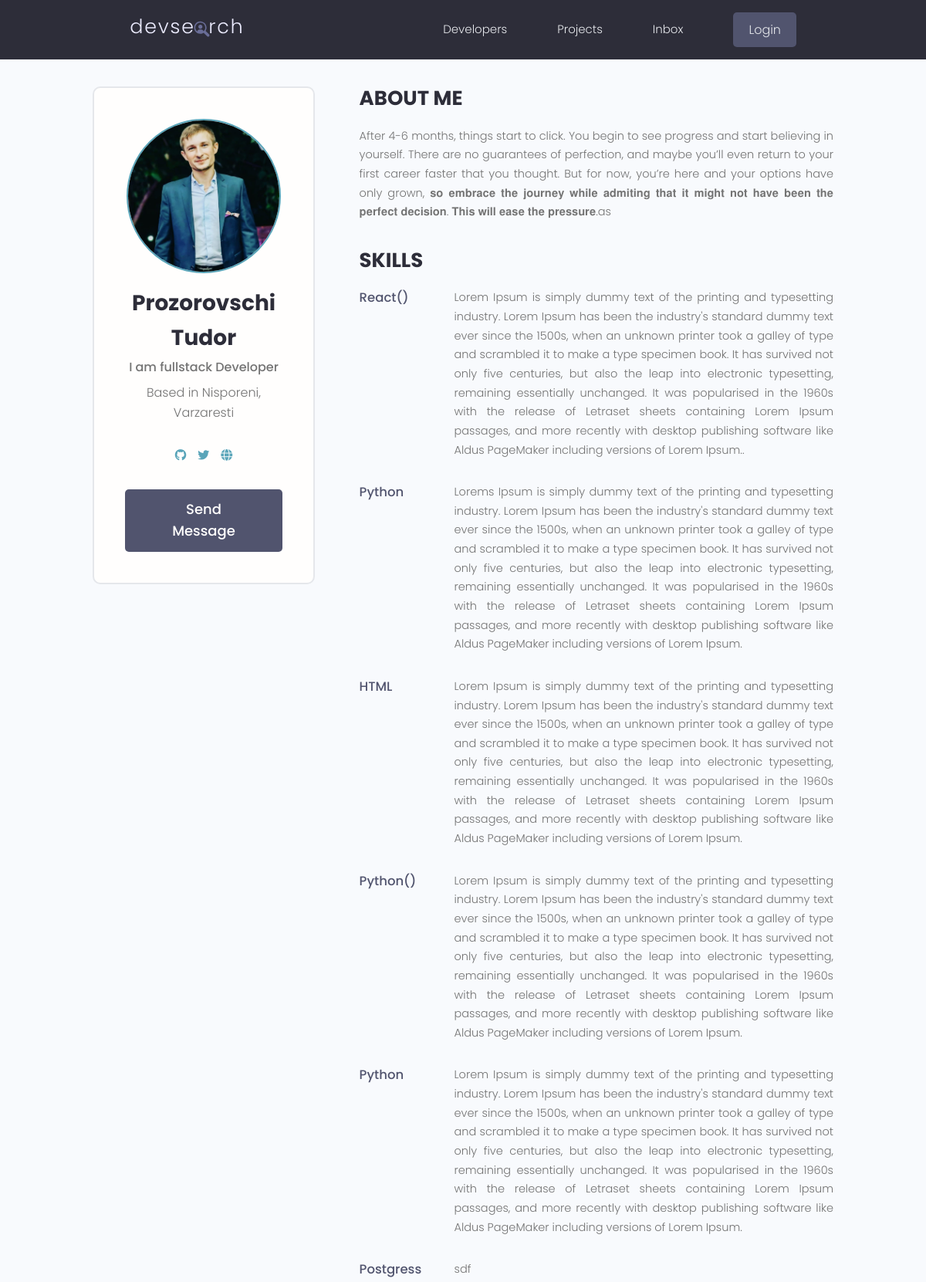
The app's page /profile/fed96fd8-a6b0-4423-92da-41cae641cfbb/ (upper part) with its own data.
### users/models.py (models this page shows, shortened)
class Profile(models.Model):
    user = models.OneToOneField(User, on_delete=models.CASCADE, null=True, blank=True)
    name = models.CharField(max_length=200, blank=True, null=True)
    email = models.EmailField(max_length=500, blank=True, null=True)
    username = models.CharField(max_length=200, blank=True, null=True)
    location = models.CharField(max_length=200, blank=True, null=True)
    short_intro = models.CharField(max_length=200, blank=True, null=True)
    bio = models.TextField(blank=True, null=True)
    profile_image = models.ImageField(
        null=True, blank=True, upload_to='profiles/', default="profiles/user-default.png")
    social_github = models.CharField(max_length=200, blank=True, null=True)
    social_twitter = models.CharField(max_length=200, blank=True, null=True)
    social_linkedin = models.CharField(max_length=200, blank=True, null=True)
    social_youtube = models.CharField(max_length=200, blank=True, null=True)
    social_website = models.CharField(max_length=200, blank=True, null=True)
    created = models.DateTimeField(auto_now_add=True)
    id = models.UUIDField(default=uuid.uuid4, unique=True,
                          primary_key=True, editable=False)

class Skill(models.Model):
    owner = models.ForeignKey(
        Profile, on_delete=models.CASCADE, null=True, blank=True)
    name = models.CharField(max_length=200, blank=True, null=True)
    description = models.TextField(null=True,blank=True)
    created = models.DateTimeField(auto_now_add=True)
    id = models.UUIDField(default=uuid.uuid4, unique=True,
                          primary_key=True, editable=False)
    def __str__(self):
        return str(self.name)

### users/views.py (the view)
# urls.py: path('profile/<str:pk>/', views.userProfile, name="user-profile"),
def userProfile(request, pk):
    profile = Profile.objects.get(id=pk)
    topSkills = profile.skill_set.exclude(description__exact="")
    otherSkills = profile.skill_set.filter(description="")
    context = {'profile': profile, 'topSkills': topSkills, 'otherSkills': otherSkills}
    return render(request, 'users/user-profile.html', context)

### projects/models.py (called while the page is built)
    def __str__(self):
        return self.name

### users/templates/users/user-profile.html (shortened to what this page needs)
{% extends 'main.html' %}
{% block content %}
<link rel="stylesheet" href="https://cdnjs.cloudflare.com/ajax/libs/font-awesome/6.0.0-beta3/css/all.min.css">
<main class="profile my-md">
    <div class="container">
        <div class="layout">
            <div class="column column--1of3">
                <div class="card text-center">
                    <div class="card__body dev">
              <img class="avatar avatar--xl" src="{{ profile.profile_image.url }}" />
                        <h2 class="dev__name">{{profile.name}}</h2>
                        <p class="dev__title">{{profile.short_intro}}</p>
                        <p class="dev__location">Based in {{profile.location}}</p>
                        <ul class="dev__social">
                            {% if profile.social_github %}
                            <li>
                  <a title="Github" href="{{profile.social_github}}" target="_blank"><i class="fab fa-github"></i></a>
                            </li>
                            {% endif %}
                            {% if profile.social_twitter %}
                            <li>
                  <a title="Twitter" href="{{profile.social_twitter}}" target="_blank"><i class="fab fa-twitter"></i></i></a>
                            </li>
                            {% endif %}
                            {% if profile.social_website %}
                            <li>
                  <a title="Personal Website" href="{{profile.social_website}}" target="_blank"><i class="fas fa-globe"></i></a>
                            </li>
                            {% endif %}
                        </ul>
              <a href="#" class="btn btn--sub btn--lg">Send Message </a>
                    </div>
                </div>
            </div>
            <div class="column column--2of3">
                <div class="devInfo">
                    <h3 class="devInfo__title">About Me</h3>
                    <p class="devInfo__about">{{profile.bio}}</p>
                </div>
                <div class="devInfo">
                    <h3 class="devInfo__title">Skills</h3>
                    <div class="devInfo__skills">
                        {% for skill in topSkills %}
                        <div class="devSkill">
                            <h4 class="devSkill__title">{{skill.name}}</h4>
                            <p class="devSkill__info">{{skill.description}}</p>
                        </div>
                        {% endfor %}
                    </div>
                </div>
            </div>
        </div>
    </div>
</main>
{% endblock content %}

### static/styles/app.css (style rules this page uses)
.btn--sub { background-color: var(--color-sub-light); }
.card { border: 2px solid var(--color-light); }
img { width: 100%; }
.profile .card > .dev { padding: 4rem; }
.dev__name { color: var(--color-sub); font-size: 2.8rem; font-weight: 700; margin-top: 1rem; margin-bottom: 0.5rem; }
.dev__title { font-size: 1.6rem; font-weight: 500; line-height: 1.3; }
.dev__location { margin-top: 1rem; }
.dev__social { margin: 3rem 0; list-style: none; display: flex; justify-content: center; gap: 1.5rem; }
.devInfo { margin-bottom: 3rem; }
.devInfo__title, .devInfo__subtitle { font-size: 2.6rem; color: var(--color-sub); text-transform: uppercase; font-weight: 700; margin-bottom: 1.5rem; }
.devInfo__about, .devSkill__info { font-size: 1.45rem; line-height: 1.7; text-align: justify; }
.devSkill { margin-bottom: 3rem; }
.devSkill__title { font-size: 1.65rem; font-weight: 500; color: var(--color-sub-light); }
@media screen and (min-width: 700px) { .devSkill { display: flex; justify-content: space-between; gap: 3rem; } }
@media screen and (min-width: 700px) { .devSkill__info { flex-basis: 80%; } }

### static/uikit/styles/modules/_base.css (style rules this page uses)
* { margin: 0; padding: 0; box-sizing: border-box; text-rendering: optimizeLegibility; color: inherit; font-size: inherit; }
body { line-height: 1.6; font-weight: 400; font-size: 1.5rem; color: var(--color-text); background-color: var(--color-bg); min-height: 100vh; }

### static/uikit/styles/modules/_typography.css (style rules this page uses)
* { font-family: var(--font-base); }
h2 { font-size: 3.6rem; font-weight: var(--font-bold); }
h3 { font-size: 3.2rem; font-weight: var(--font-medium); }
h4 { font-size: 2.8rem; font-weight: var(--font-medium); }
p, span, strong { font-size: 1.6rem; color: var(--color-text); font-weight: var(--font-regular); }
a { padding-bottom: 2px; text-decoration: none; display: inline-block; color: var(--color-main); font-weight: var(--font-medium); }

### static/uikit/styles/modules/_utilities.css (style rules this page uses)
.container { width: 92%; max-width: 165rem; margin: 0 auto; box-sizing: border-box; }
@media screen and (min-width: 1000px) { .container { width: 90%; } }
@media screen and (min-width: 1200px) { .container { width: 80%; } }
.text-center { text-align: center; }
.my-md { margin: 3rem auto; }

### static/uikit/styles/modules/_avatar.css (style rules this page uses)
.avatar { border-radius: 50%; border: 2px solid var(--color-main); object-fit: cover; }
.avatar--xl { height: 20rem; width: 20rem; }

### static/uikit/styles/modules/_button.css (style rules this page uses)
.btn { display: inline-block; position: relative; cursor: pointer; background-color: var(--color-light); font-weight: var(--font-medium); color: var(--color-sub); text-decoration: none; padding: 1rem 2rem; border-radius: 0.5rem; border: none; width: -webkit-fit-content; width: -moz-fit-content; width: fit-content; height: -webkit-fit-content; height: -moz-fit-content; height: fit-content; font-size: 1.6rem; outline-width: 0; outline-color: transparent; -webkit-backface-visibility: hidden; backface-visibility: hidden; transition: all 0.3s ease-in-out; }
.btn--sub { background-color: var(--color-sub); color: var(--color-white); }
.btn--lg { font-size: 1.8rem; padding: 1.2rem 4.5rem; }

### static/uikit/styles/modules/_card.css (style rules this page uses)
.card { border-radius: 1rem; background-color: var(--color-white); border: 1.5px solid var(--color-light); width: auto; height: auto; margin-top: 0.5rem; margin-bottom: 0.5rem; overflow: hidden; }
.card__body, .card__header { padding: 2rem 2.5rem; }

### static/uikit/styles/modules/_layout.css (style rules this page uses)
.layout { display: flex; flex-flow: row wrap; justify-content: space-between; }
.layout > .column { margin-bottom: 3rem; }
.layout > .column.column--1of3 { flex-basis: 30%; }
.layout > .column.column--2of3 { flex-basis: 64%; }

### records on screen
Profile: profile_image (picture), name "Prozorovschi Tudor", short_intro "I am fullstack Developer", location "Nisporeni, Varzaresti", bio "After 4-6 months, things start to click. You begin to see progress and start believing in yourself. There are no guarantees of perfection, and maybe you’ll even return to your first career faster that you thought. But for now, you’re here and your options have only grown, 𝐬𝐨 𝐞𝐦𝐛𝐫𝐚𝐜𝐞 𝐭𝐡𝐞 𝐣𝐨𝐮𝐫𝐧𝐞𝐲 𝐰𝐡𝐢𝐥𝐞 𝐚𝐝𝐦𝐢𝐭𝐢𝐧𝐠 𝐭𝐡𝐚𝐭 𝐢𝐭 𝐦𝐢𝐠𝐡𝐭 𝐧𝐨𝐭 𝐡𝐚𝐯𝐞 𝐛𝐞𝐞𝐧 𝐭𝐡𝐞 𝐩𝐞𝐫𝐟𝐞𝐜𝐭 𝐝𝐞𝐜𝐢𝐬𝐢𝐨𝐧. 𝐓𝐡𝐢𝐬 𝐰𝐢𝐥𝐥 𝐞𝐚𝐬𝐞 𝐭𝐡𝐞 𝐩𝐫𝐞𝐬𝐬𝐮𝐫𝐞.as"
Skill: name "React()", description "Lorem Ipsum is simply dummy text of the printing and typesetting industry. Lorem Ipsum has been the industry's standard dummy text ever since the 1500s, when an unknown printer took a galley of type and scrambled it to make a type specimen book. It has survived not only five centuries, but also the leap into electronic typesetting, remaining essentially unchanged. It was popularised in the 1960s with the release of Letraset sheets containing Lorem Ipsum passages, and more recently with desktop publishing software like Aldus PageMaker including versions of Lorem Ipsum.."
Skill: name "Python", description "Lorems Ipsum is simply dummy text of the printing and typesetting industry. Lorem Ipsum has been the industry's standard dummy text ever since the 1500s, when an unknown printer took a galley of type and scrambled it to make a type specimen book. It has survived not only five centuries, but also the leap into electronic typesetting, remaining essentially unchanged. It was popularised in the 1960s with the release of Letraset sheets containing Lorem Ipsum passages, and more recently with desktop publishing software like Aldus PageMaker including versions of Lorem Ipsum."
Skill: name "HTML", description "Lorem Ipsum is simply dummy text of the printing and typesetting industry. Lorem Ipsum has been the industry's standard dummy text ever since the 1500s, when an unknown printer took a galley of type and scrambled it to make a type specimen book. It has survived not only five centuries, but also the leap into electronic typesetting, remaining essentially unchanged. It was popularised in the 1960s with the release of Letraset sheets containing Lorem Ipsum passages, and more recently with desktop publishing software like Aldus PageMaker including versions of Lorem Ipsum."
Skill: name "Python()", description "Lorem Ipsum is simply dummy text of the printing and typesetting industry. Lorem Ipsum has been the industry's standard dummy text ever since the 1500s, when an unknown printer took a galley of type and scrambled it to make a type specimen book. It has survived not only five centuries, but also the leap into electronic typesetting, remaining essentially unchanged. It was popularised in the 1960s with the release of Letraset sheets containing Lorem Ipsum passages, and more recently with desktop publishing software like Aldus PageMaker including versions of Lorem Ipsum."
Skill: name "Python", description "Lorem Ipsum is simply dummy text of the printing and typesetting industry. Lorem Ipsum has been the industry's standard dummy text ever since the 1500s, when an unknown printer took a galley of type and scrambled it to make a type specimen book. It has survived not only five centuries, but also the leap into electronic typesetting, remaining essentially unchanged. It was popularised in the 1960s with the release of Letraset sheets containing Lorem Ipsum passages, and more recently with desktop publishing software like Aldus PageMaker including versions of Lorem Ipsum."
Skill: name "Postgress", description "sdf"
